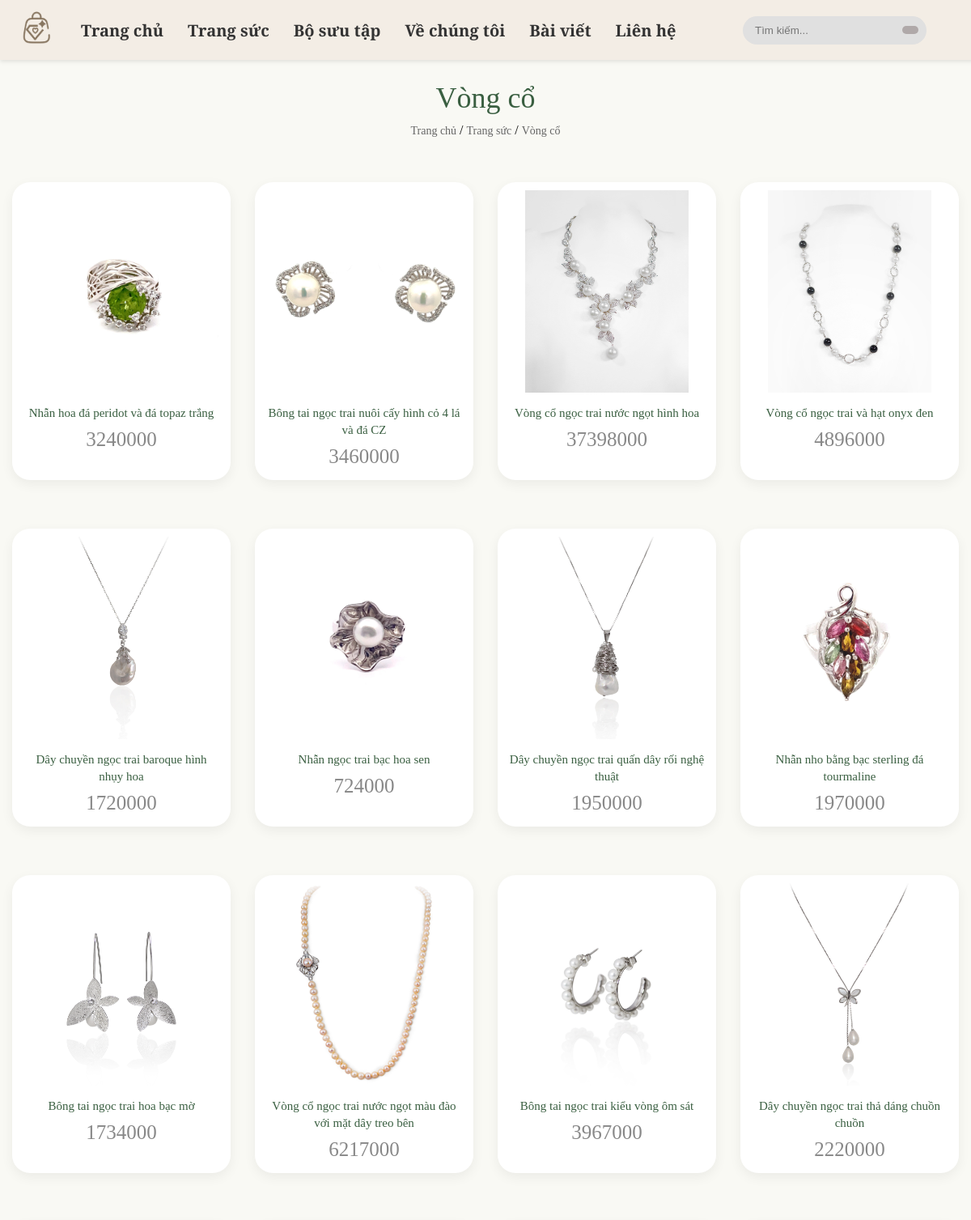
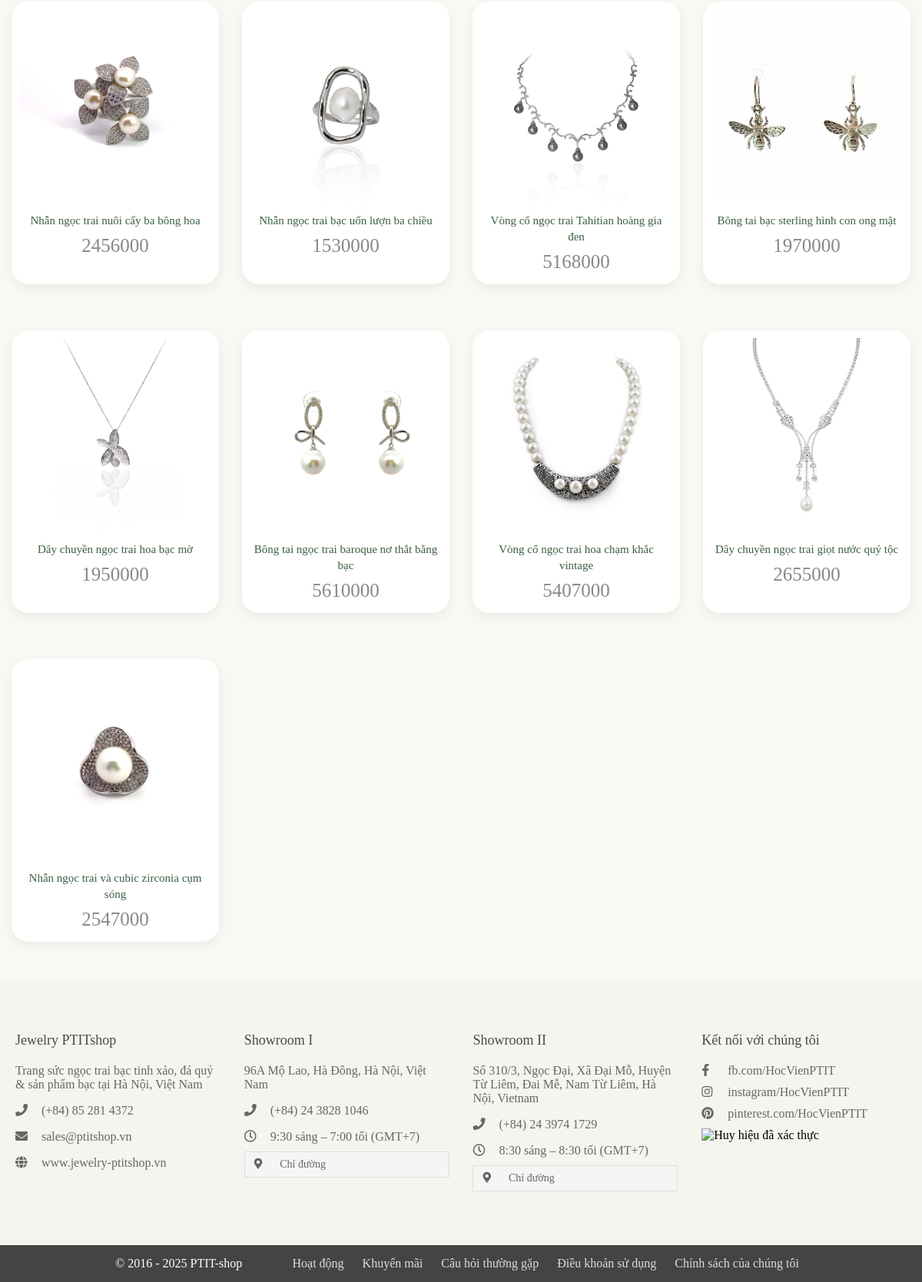
Screenshot of /products/necklaces.php with the database file from the repository (2 pictures, top to bottom).
### tables this page shows
CREATE TABLE `products` (
  `id` varchar(20) NOT NULL,
  `vendor_id` varchar(20) NOT NULL,
  `name` varchar(100) NOT NULL,
  `price` int(10) NOT NULL,
  `image` varchar(100) NOT NULL,
  `stock` int(100) NOT NULL,
  `product_detail` varchar(1000) NOT NULL,
  `status` varchar(100) NOT NULL,
  `category` varchar(50) NOT NULL
);

### products/necklaces.php (the view, shortened to what this page needs)
<!DOCTYPE html>
<html lang="vi">
    <head>
        <link rel="stylesheet" href="../public/assets/css/user_header.css">
        <link rel="stylesheet" href="../public/assets/css/styleshomepage.css">
        <link rel="stylesheet" href="../public/assets/css/shop.css">
        <link rel="stylesheet" href="https://cdnjs.cloudflare.com/ajax/libs/font-awesome/6.5.1/css/all.min.css">
        <link rel="stylesheet" href="https://cdnjs.cloudflare.com/ajax/libs/font-awesome/5.15.4/css/all.min.css">
    </head>
<body>
    <?php include "../public/assets/components/user_header.php"; ?>
    <div class="container">
        <h1 class="page-title">Vòng cổ</h1>
        <div class="breadcrumb">
            <a href="../home.php">Trang chủ</a> / <a href="../shop.php">Trang sức</a> / <a href="#">Vòng cổ</a>
        </div>
        <div class="product-grid">
            <?php
                $select_products = $conn->prepare("SELECT * FROM `products` WHERE status = ?");
                $select_products->execute(['active']);
                if ($select_products->rowCount() > 0) {
                while($fetch_products = $select_products->fetch(PDO::FETCH_ASSOC)) {
            ?>
            <form action="../public/assets/components/add_to_cart.php" method="post" class="product-item <?php if($fetch_products['stock'] == 0){echo "disable";} ?>">
                <div class="product-image">
                    <img src="../public/assets/uploaded_files/<?= $fetch_products['image']; ?>" alt="No image found">
                </div>
                <h3 class="product-title"><?= $fetch_products['name']; ?></h3>
                <div class="product-price"><?= $fetch_products['price']; ?></div>
            </form>
            <?php
                }
                } else {
                    echo '<div class="empty">
                              <h1>Không có sản phẩm phù hợp rùi!</h1>
                          </div>';
                }
            ?>
        </div>
    </div>
    <?php include "../public/assets/components/user_footer.php"; ?>
</body>
</html>

### public/assets/css/user_header.css (style rules this page uses)
body { font-family: "Cormorant Upright", serif; margin: 0; padding: 0; background-color: #f9f9f4; }

### public/assets/css/styleshomepage.css (style rules this page uses)
a { text-decoration: none; }
.container { max-width: 1200px; margin: 0 auto; padding: 20px; }
h1, h2, h3 { color: #4a4a4a; font-weight: normal; }
h1 { font-size: 36px; margin-bottom: 20px; }
.product-image { position: relative; overflow: hidden; margin-bottom: 10px; }
.product-image img { width: 100%; height: auto; transition: transform 0.3s ease; }

### public/assets/css/shop.css (style rules this page uses)
.page-title { text-align: center; color: #3A5F41; font-size: 36px; margin: 30px 0 10px; font-weight: normal; }
.breadcrumb { text-align: center; margin-bottom: 25px; }
.breadcrumb a { color: #666; text-decoration: none; font-size: 14px; }
.container { max-width: 1200px; margin: 0 auto; padding: 0 15px; margin-top: 100px; }
.product-grid { display: grid; grid-template-columns: repeat(4, 1fr); gap: 30px; margin-bottom: 50px; }
.product-item { position: relative; overflow: hidden; text-align: center; display: flex; flex-direction: column; align-items: center; padding-top: 10px; border-radius: 22px; background: #fff; box-shadow: 0 5px 15px rgba(0,0,0,0.06); transition: box-shadow 0.3s, transform 0.3s; margin-top: 30px; }
.product-image { position: relative; overflow: hidden; width: 100%; height: 250px; display: flex; justify-content: center; align-items: center; margin-bottom: 15px; }
.product-image img { max-width: 100%; max-height: 100%; object-fit: contain; }
.product-title { font-size: 15px; margin: 0; color: #3A5F41; line-height: 1.4; max-width: 90%; font-weight: normal; }
.product-price { color: #888; margin-top: 8px; font-size: 25px; margin-bottom: 15px; }

### rows the page displays
products: image (picture), name "Nhẫn hoa đá peridot và đá topaz trắng", price "3240000"
products: image (picture), name "Bông tai ngọc trai nuôi cấy hình cỏ 4 lá và đá CZ", price "3460000"
products: image (picture), name "Vòng cổ ngọc trai nước ngọt hình hoa", price "37398000"
products: image (picture), name "Vòng cổ ngọc trai và hạt onyx đen", price "4896000"
products: image (picture), name "Dây chuyền ngọc trai baroque hình nhụy hoa", price "1720000"
products: image (picture), name "Nhẫn ngọc trai bạc hoa sen", price "724000"
products: image (picture), name "Dây chuyền ngọc trai quấn dây rối nghệ thuật", price "1950000"
products: image (picture), name "Nhẫn nho bằng bạc sterling đá tourmaline", price "1970000"
products: image (picture), name "Bông tai ngọc trai hoa bạc mờ", price "1734000"
products: image (picture), name "Vòng cổ ngọc trai nước ngọt màu đào với mặt dây treo bên", price "6217000"
products: image (picture), name "Bông tai ngọc trai kiểu vòng ôm sát", price "3967000"
products: image (picture), name "Dây chuyền ngọc trai thả dáng chuồn chuồn", price "2220000"
products: image (picture), name "Nhẫn ngọc trai nuôi cấy ba bông hoa", price "2456000"
products: image (picture), name "Nhẫn ngọc trai bạc uốn lượn ba chiều", price "1530000"
products: image (picture), name "Vòng cổ ngọc trai Tahitian hoàng gia đen", price "5168000"
products: image (picture), name "Bông tai bạc sterling hình con ong mật", price "1970000"
products: image (picture), name "Dây chuyền ngọc trai hoa bạc mờ", price "1950000"
products: image (picture), name "Bông tai ngọc trai baroque nơ thắt bằng bạc", price "5610000"
products: image (picture), name "Vòng cổ ngọc trai hoa chạm khắc vintage", price "5407000"
products: image (picture), name "Dây chuyền ngọc trai giọt nước quý tộc", price "2655000"
products: image (picture), name "Nhẫn ngọc trai và cubic zirconia cụm sóng", price "2547000"
